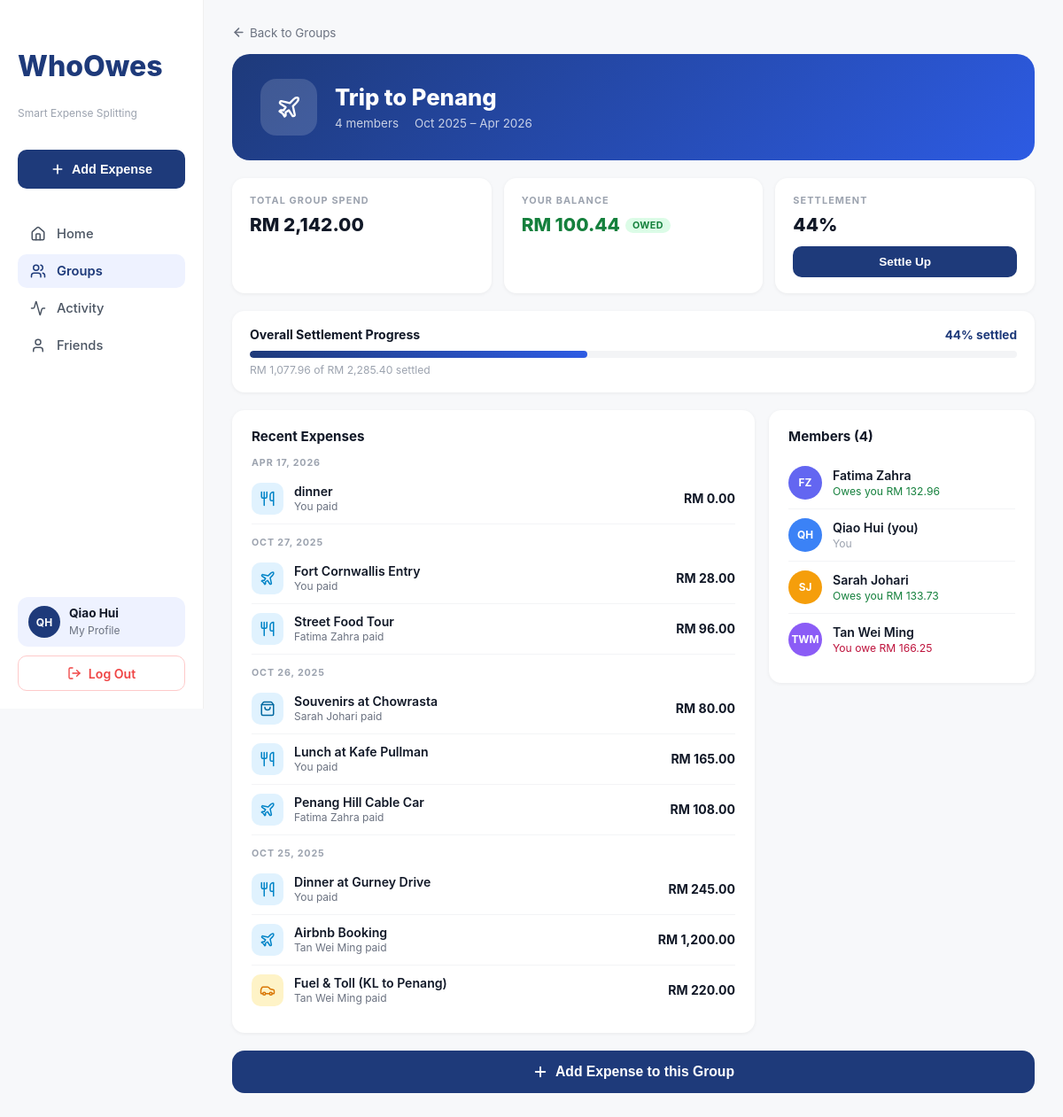
The page /Content/Group/group_details.php?id=2 (signed in) on the database its author committed.
### tables this page shows
CREATE TABLE `users` (
  `id` bigint(20) UNSIGNED NOT NULL,
  `name` varchar(255) NOT NULL,
  `email` varchar(255) NOT NULL,
  `password` varchar(255) NOT NULL DEFAULT '',
  `phone` varchar(20) DEFAULT NULL,
  `avatar_url` varchar(255) DEFAULT NULL,
  `currency` varchar(3) NOT NULL DEFAULT 'MYR',
  `created_at` timestamp NULL DEFAULT NULL,
  `updated_at` timestamp NULL DEFAULT NULL
);

CREATE TABLE `groups` (
  `id` bigint(20) UNSIGNED NOT NULL,
  `name` varchar(255) NOT NULL,
  `description` text DEFAULT NULL,
  `icon` varchar(100) NOT NULL DEFAULT 'group',
  `image_url` varchar(255) DEFAULT NULL,
  `currency` varchar(3) NOT NULL DEFAULT 'MYR',
  `created_by` bigint(20) UNSIGNED NOT NULL,
  `created_at` timestamp NULL DEFAULT NULL,
  `updated_at` timestamp NULL DEFAULT NULL
);

CREATE TABLE `expenses` (
  `id` bigint(20) UNSIGNED NOT NULL,
  `group_id` bigint(20) UNSIGNED NOT NULL,
  `paid_by` bigint(20) UNSIGNED NOT NULL,
  `title` varchar(255) NOT NULL,
  `description` text DEFAULT NULL,
  `amount` decimal(10,2) NOT NULL,
  `category` varchar(100) NOT NULL DEFAULT 'general',
  `include_sst` tinyint(1) NOT NULL DEFAULT 0,
  `include_service_charge` tinyint(1) NOT NULL DEFAULT 0,
  `tax_amount` decimal(10,2) NOT NULL DEFAULT 0.00,
  `total_amount` decimal(10,2) NOT NULL,
  `split_method` enum('equal','exact','percentage','shares') NOT NULL DEFAULT 'equal',
  `expense_date` date NOT NULL,
  `receipt_url` varchar(255) DEFAULT NULL,
  `created_at` timestamp NULL DEFAULT NULL,
  `updated_at` timestamp NULL DEFAULT NULL
);

### Content/Group/group_details.php (the view, shortened to what this page needs)
<?php
include '../../database.php';
$current_user_id = (int) $_SESSION['user_id'];
$group_id = isset($_GET['id']) ? (int)$_GET['id'] : 0;
$u = mysqli_fetch_assoc(mysqli_query($connect,
  "SELECT * FROM users WHERE id = $current_user_id LIMIT 1"
));
$user_name     = $u['name'];
$user_initials = strtoupper(implode('', array_map(fn($p) => $p[0], explode(' ', trim($user_name)))));
$grp = mysqli_fetch_assoc(mysqli_query($connect,
  "SELECT g.id, g.name, g.icon, g.created_at,
     (SELECT COUNT(*) FROM group_members WHERE group_id = g.id) AS member_count,
     (SELECT MIN(e.expense_date) FROM expenses e WHERE e.group_id = g.id) AS first_expense,
     (SELECT MAX(e.expense_date) FROM expenses e WHERE e.group_id = g.id) AS last_expense
   FROM `groups` g WHERE g.id = $group_id LIMIT 1"
));
$total_spend = (float) mysqli_fetch_assoc(mysqli_query($connect,
  "SELECT COALESCE(SUM(amount), 0) AS total FROM expenses WHERE group_id = $group_id"
))['total'];
$owed_to_me = (float) mysqli_fetch_assoc(mysqli_query($connect,
  "SELECT COALESCE(SUM(es.amount), 0) AS total
   FROM expense_splits es JOIN expenses e ON e.id = es.expense_id
   WHERE e.group_id = $group_id AND e.paid_by = $current_user_id
     AND es.user_id != $current_user_id AND es.is_settled = 0"
))['total'];
$i_owe = (float) mysqli_fetch_assoc(mysqli_query($connect,
  "SELECT COALESCE(SUM(es.amount), 0) AS total
   FROM expense_splits es JOIN expenses e ON e.id = es.expense_id
   WHERE e.group_id = $group_id AND es.user_id = $current_user_id
     AND e.paid_by != $current_user_id AND es.is_settled = 0"
))['total'];
$my_balance = $owed_to_me - $i_owe;
$sp = mysqli_fetch_assoc(mysqli_query($connect,
  "SELECT COUNT(*) AS total_splits,
     COALESCE(SUM(es.is_settled), 0) AS settled_splits,
     COALESCE(SUM(CASE WHEN es.is_settled = 1 THEN es.amount ELSE 0 END), 0) AS settled_amount,
     COALESCE(SUM(es.amount), 0) AS total_amount
   FROM expense_splits es
   JOIN expenses e ON e.id = es.expense_id
   WHERE e.group_id = $group_id"
));
$total_splits   = (int)$sp['total_splits'];
$settled_splits = (int)$sp['settled_splits'];
$settled_pct    = $total_splits > 0 ? round($settled_splits / $total_splits * 100) : 100;
$settled_amount = (float)$sp['settled_amount'];
$total_amount   = (float)$sp['total_amount'];
$expenses = mysqli_fetch_all(mysqli_query($connect,
  "SELECT e.id, e.title, e.category, e.expense_date, e.amount,
     u.name AS paid_by_name, e.paid_by
   FROM expenses e
   JOIN users u ON u.id = e.paid_by
   WHERE e.group_id = $group_id
   ORDER BY e.expense_date DESC, e.created_at DESC
   LIMIT 30"
), MYSQLI_ASSOC);
$grouped_expenses = [];
foreach ($expenses as $exp) {
  $grouped_expenses[$exp['expense_date']][] = $exp;
}
$members = mysqli_fetch_all(mysqli_query($connect,
  "SELECT u.id, u.name,
     COALESCE((SELECT SUM(es.amount) FROM expense_splits es JOIN expenses e ON e.id = es.expense_id
       WHERE e.group_id = $group_id AND e.paid_by = $current_user_id AND es.user_id = u.id AND es.is_settled = 0), 0) AS they_owe_me,
     COALESCE((SELECT SUM(es2.amount) FROM expense_splits es2 JOIN expenses e2 ON e2.id = es2.expense_id
       WHERE e2.group_id = $group_id AND e2.paid_by = u.id AND es2.user_id = $current_user_id AND es2.is_settled = 0), 0) AS i_owe_them
   FROM users u
   JOIN group_members gm ON gm.user_id = u.id AND gm.group_id = $group_id
   ORDER BY u.name"
), MYSQLI_ASSOC);
function fmt($n) { return 'RM ' . number_format($n, 2); }
function cat_icon($cat) {
  return match($cat) {
    'food'          => 'utensils',
    'utilities'     => 'zap',
    'shopping'      => 'shopping-bag',
    'transport'     => 'car',
    'entertainment' => 'tv-2',
    'travel'        => 'plane',
    'rent'          => 'home',
    default         => 'circle',
  };
}
function cat_style($cat) {
  return match($cat) {
    'food'          => ['bg' => '#e0f2fe', 'stroke' => '#0284c7'],
    'utilities'     => ['bg' => '#ede9fe', 'stroke' => '#7c3aed'],
    'shopping'      => ['bg' => '#e0f2fe', 'stroke' => '#0369a1'],
    'transport'     => ['bg' => '#fef3c7', 'stroke' => '#d97706'],
    'entertainment' => ['bg' => '#fce7f3', 'stroke' => '#db2777'],
    'travel'        => ['bg' => '#e0f2fe', 'stroke' => '#0284c7'],
    'rent'          => ['bg' => '#fee2e2', 'stroke' => '#dc2626'],
    default         => ['bg' => '#eef2ff', 'stroke' => '#1e3a7a'],
  };
}
function gd_group_icon($icon) {
  return match($icon) {
    'house'          => 'home',
    'flight_takeoff' => 'plane',
    'coffee'         => 'coffee',
    'receipt'        => 'receipt',
    'landscape'      => 'mountain',
    'couple'         => 'heart',
    default          => 'users',
  };
}
function date_lbl($d) {
  $today     = date('Y-m-d');
  $yesterday = date('Y-m-d', strtotime('-1 day'));
  return date('M j, Y', strtotime($d));
}
$avatar_colors = ['#14b8a6','#3b82f6','#6366f1','#8b5cf6','#f59e0b','#10b981','#0284c7','#db2777'];
if ($grp['first_expense']) {
  $f_date = date('M Y', strtotime($grp['first_expense']));
  $l_date = date('M Y', strtotime($grp['last_expense']));
  $date_range = ($f_date === $l_date) ? $f_date : "$f_date – $l_date";
} else {
  $date_range = 'No expenses yet';
}
?>
<!DOCTYPE html>
<html lang="en">
<head>
  <link rel="stylesheet" href="group_details.css">
  <link rel="stylesheet" href="../Sidebar/sidebar.css">
</head>
<body>
<div class="app">
  <?php $active_nav = 'groups'; include '../Sidebar/sidebar.php'; ?>
  <main class="main">
    <a href="group.php" class="gd-back">
      <i data-lucide="arrow-left" style="width:15px;height:15px;stroke:currentColor;fill:none;stroke-width:2.5;stroke-linecap:round;stroke-linejoin:round"></i>
      Back to Groups
    </a>
    <div class="gd-hero">
      <div class="gd-hero-icon">
        <i data-lucide="<?= gd_group_icon($grp['icon']) ?>" style="width:28px;height:28px;stroke:#fff;fill:none;stroke-width:2;stroke-linecap:round;stroke-linejoin:round"></i>
      </div>
      <div class="gd-hero-info">
        <div class="gd-hero-name"><?= htmlspecialchars($grp['name']) ?></div>
        <div class="gd-hero-meta">
          <span><?= (int)$grp['member_count'] ?> member<?= (int)$grp['member_count'] !== 1 ? 's' : '' ?></span>
          <span><?= htmlspecialchars($date_range) ?></span>
        </div>
      </div>
    </div>
    <div class="gd-stats">
      <div class="gd-stat-card">
        <div class="gd-stat-lbl">Total Group Spend</div>
        <div class="gd-stat-val"><?= fmt($total_spend) ?></div>
      </div>
      <div class="gd-stat-card">
        <div class="gd-stat-lbl">Your Balance</div>
        <?php if ($my_balance > 0): ?>
          <div class="gd-stat-val green"><?= fmt($my_balance) ?><span class="gd-badge owed">OWED</span></div>
        <?php elseif ($my_balance < 0): ?>
          <div class="gd-stat-val red"><?= fmt(abs($my_balance)) ?><span class="gd-badge owe">OWE</span></div>
        <?php else: ?>
          <div class="gd-stat-val"><?= fmt(0) ?><span class="gd-badge settled">SETTLED</span></div>
        <?php endif; ?>
      </div>
      <div class="gd-stat-card">
        <div class="gd-stat-lbl">Settlement</div>
        <div class="gd-stat-val"><?= $settled_pct ?>%</div>
        <button class="gd-settle-btn" onclick="suOpen()">Settle Up</button>
      </div>
    </div>
    <div class="gd-progress-card">
      <div class="gd-progress-header">
        <span class="gd-progress-title">Overall Settlement Progress</span>
        <span class="gd-progress-pct"><?= $settled_pct ?>% settled</span>
      </div>
      <div class="gd-progress-track">
        <div class="gd-progress-fill <?= $settled_pct === 100 ? 'full' : '' ?>" style="width:<?= $settled_pct ?>%"></div>
      </div>
      <div class="gd-progress-sub"><?= fmt($settled_amount) ?> of <?= fmt($total_amount) ?> settled</div>
    </div>
    <div class="gd-grid">
      <div class="gd-panel">
        <div class="gd-panel-title">Recent Expenses</div>
        <?php if (empty($grouped_expenses)): ?>
        <div class="gd-empty">No expenses yet. Add the first one!</div>
        <?php else: ?>
        <?php foreach ($grouped_expenses as $date => $exps): ?>
        <div class="gd-date-lbl"><?= date_lbl($date) ?></div>
        <?php foreach ($exps as $exp):
          $cs = cat_style($exp['category']);
          $ci = cat_icon($exp['category']);
          $paid_by_me = ((int)$exp['paid_by'] === $current_user_id);
          $payer = $paid_by_me ? 'You paid' : htmlspecialchars($exp['paid_by_name']) . ' paid';
        ?>
        <div class="gd-exp-row">
          <div class="gd-exp-ico" style="background:<?= $cs['bg'] ?>">
            <i data-lucide="<?= $ci ?>" style="stroke:<?= $cs['stroke'] ?>;fill:none;width:18px;height:18px;stroke-width:2;stroke-linecap:round;stroke-linejoin:round"></i>
          </div>
          <div class="gd-exp-info">
            <div class="gd-exp-title"><?= htmlspecialchars($exp['title']) ?></div>
            <div class="gd-exp-sub"><?= $payer ?></div>
          </div>
          <div class="gd-exp-amt">
            <div class="gd-exp-total"><?= fmt($exp['amount']) ?></div>
          </div>
        </div>
        <?php endforeach; ?>
        <?php endforeach; ?>
        <?php endif; ?>
      </div>
      <div class="gd-panel">
        <div class="gd-panel-title">Members (<?= (int)$grp['member_count'] ?>)</div>
        <?php foreach ($members as $m):
          $net   = (float)$m['they_owe_me'] - (float)$m['i_owe_them'];
          $init  = strtoupper(implode('', array_map(fn($p) => $p[0], explode(' ', trim($m['name'])))));
          $color = $avatar_colors[(int)$m['id'] % count($avatar_colors)];
          $is_me = ((int)$m['id'] === $current_user_id);
        ?>
        <div class="gd-member-row">
          <div class="gd-mem-avatar" style="background:<?= $color ?>">
            <?= htmlspecialchars($init) ?>
          </div>
          <div class="gd-mem-info">
            <div class="gd-mem-name"><?= htmlspecialchars($m['name']) ?><?= $is_me ? ' (you)' : '' ?></div>
            <?php if ($is_me): ?>
              <div class="gd-mem-status gray">You</div>
            <?php elseif ($net > 0): ?>
              <div class="gd-mem-status green">Owes you <?= fmt($net) ?></div>
            <?php elseif ($net < 0): ?>
              <div class="gd-mem-status red">You owe <?= fmt(abs($net)) ?></div>
            <?php else: ?>
              <div class="gd-mem-status gray">All settled</div>
            <?php endif; ?>
          </div>
        </div>
        <?php endforeach; ?>
      </div>
    </div>
    <button class="gd-add-btn" onclick="aeOpen()">
      <i data-lucide="plus" style="width:18px;height:18px;stroke:#fff;fill:none;stroke-width:2.5;stroke-linecap:round;stroke-linejoin:round"></i>
      Add Expense to this Group
    </button>
  </main>
</div>
</body>
</html>

### Content/Sidebar/sidebar.php (shortened to what this page needs)
<?php $active_nav = $active_nav ?? 'home'; ?>
<aside class="sidebar">
  <div class="sidebar-brand">
    <h2>WhoOwes</h2>
    <p>Smart Expense Splitting</p>
  </div>
  <button class="btn-add">
    <i data-lucide="plus" style="width:16px;height:16px;stroke:#fff;fill:none;stroke-width:2.5;stroke-linecap:round"></i>
    Add Expense
  </button>
  <nav>
    <a class="nav-item <?= $active_nav === 'home'     ? 'active' : '' ?>" href="../Dashboard/index.php">
      <i data-lucide="home"></i>
      Home
    </a>
    <a class="nav-item <?= $active_nav === 'groups'   ? 'active' : '' ?>" href="../Group/group.php">
      <i data-lucide="users"></i>
      Groups
    </a>
    <a class="nav-item <?= $active_nav === 'activity' ? 'active' : '' ?>" href="../Activity/activity.php">
      <i data-lucide="activity"></i>
      Activity
    </a>
    <a class="nav-item <?= $active_nav === 'friends'  ? 'active' : '' ?>" href="../Friends/friends.php">
      <i data-lucide="user"></i>
      Friends
    </a>
  </nav>
  <div class="sidebar-footer">
    <a class="profile-card <?= $active_nav === 'profile' ? 'active' : '' ?>" href="../Profile/user_profile.php">
      <div class="avatar"><?= htmlspecialchars($user_initials) ?></div>
      <div class="profile-info">
        <strong><?= htmlspecialchars($user_name) ?></strong>
        <span>My Profile</span>
      </div>
    </a>
    <a href="../../Authorization/logout.php" class="btn-logout">
      <i data-lucide="log-out"></i>
      Log Out
    </a>
  </div>
</aside>
<?php include __DIR__ . '/../AddExpense/add_expense_modal.php'; ?>
<?php include __DIR__ . '/../AddGroup/add_group_modal.php'; ?>
<?php include __DIR__ . '/../SettleUp/settle_modal.php'; ?>

### Content/Sidebar/sidebar.css (style rules this page uses)
.sidebar { width: 230px; flex-shrink: 0; height: 100vh; background: #fff; display: flex; flex-direction: column; padding: 28px 20px 20px; border-right: 1px solid #f0f0f0; }
.sidebar-brand h2 { font-size: 2rem; font-weight: 800; color: #1e3a7a; }
.sidebar-brand p { font-size: 0.75rem; color: #9ca3af; margin-top: 2px; }
.btn-add { margin-top: 22px; width: 100%; height: 44px; background: #1e3a7a; color: #fff; border: none; border-radius: 10px; font-size: 0.9rem; font-weight: 600; cursor: pointer; display: flex; align-items: center; justify-content: center; gap: 8px; transition: background 0.2s; }
nav { margin-top: 32px; display: flex; flex-direction: column; gap: 4px; }
.nav-item { display: flex; align-items: center; gap: 12px; padding: 10px 14px; border-radius: 10px; font-size: 0.92rem; font-weight: 500; color: #4b5563; text-decoration: none; cursor: pointer; transition: background 0.15s; }
.nav-item.active { background: #eef2ff; color: #1e3a7a; font-weight: 600; }
.nav-item svg { width: 18px; height: 18px; stroke: currentColor; fill: none; stroke-width: 2; stroke-linecap: round; stroke-linejoin: round; flex-shrink: 0; }
.sidebar-footer { margin-top: auto; display: flex; flex-direction: column; gap: 10px; }
.btn-logout { width: 100%; height: 40px; background: transparent; color: #ef4444; border: 1.5px solid #fecaca; border-radius: 10px; font-size: 0.88rem; font-weight: 600; cursor: pointer; display: flex; align-items: center; justify-content: center; gap: 8px; text-decoration: none; transition: background 0.2s, border-color 0.2s; }
.btn-logout svg { width: 16px; height: 16px; stroke: #ef4444; fill: none; stroke-width: 2; stroke-linecap: round; stroke-linejoin: round; }
.profile-card { display: flex; align-items: center; gap: 10px; padding: 10px 12px; border-radius: 12px; background: #eef2ff; cursor: pointer; text-decoration: none; transition: background 0.15s; }
.avatar { width: 36px; height: 36px; border-radius: 50%; background: #1e3a7a; color: #fff; font-size: 0.75rem; font-weight: 700; display: flex; align-items: center; justify-content: center; flex-shrink: 0; }
.profile-info strong { display: block; font-size: 0.85rem; color: #111827; text-decoration: none; }
.profile-info span { font-size: 0.75rem; color: #6b7280; text-decoration: none; }

### rows shown on the page
users: name "QH", name "Qiao Hui", shows "(you)", shows "You"
groups: name "Trip to Penang"
expenses: title "dinner", paid_by "You paid", amount "RM 0.00"
expenses: title "Fort Cornwallis Entry", paid_by "You paid", amount "RM 28.00"
expenses: title "Street Food Tour", paid_by.name "Fatima Zahra paid", amount "RM 96.00"
expenses: title "Souvenirs at Chowrasta", paid_by.name "Sarah Johari paid", amount "RM 80.00"
expenses: title "Lunch at Kafe Pullman", paid_by "You paid", amount "RM 165.00"
expenses: title "Penang Hill Cable Car", paid_by.name "Fatima Zahra paid", amount "RM 108.00"
expenses: title "Dinner at Gurney Drive", paid_by "You paid", amount "RM 245.00"
expenses: title "Airbnb Booking", paid_by.name "Tan Wei Ming paid", amount "RM 1,200.00"
expenses: title "Fuel & Toll (KL to Penang)", paid_by.name "Tan Wei Ming paid", amount "RM 220.00"
users: name "FZ", name "Fatima Zahra", net "RM 132.96"
users: name "SJ", name "Sarah Johari", net "RM 133.73"
users: name "TWM", name "Tan Wei Ming", net "RM 166.25"

### other values the page prints
$grp['member_count'] "4"
$date_range "Oct 2025 – Apr 2026"
fmt($total_spend) "RM 2,142.00"
fmt($my_balance) "RM 100.44"
$settled_pct "44"
fmt($settled_amount) "RM 1,077.96"
fmt($total_amount) "RM 2,285.40"
date_lbl($date) "APR 17, 2026"
date_lbl($date) "OCT 27, 2025"
date_lbl($date) "OCT 26, 2025"
date_lbl($date) "OCT 25, 2025"
